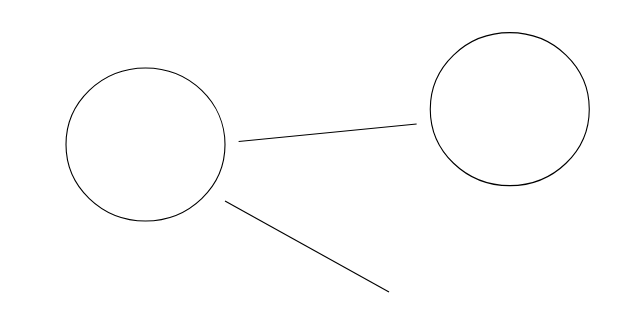
#> input picture images/computer_drawn_simple.png, 635 x 315 px
$ jupyter execute processing.ipynb
#> lines starting #> are read from the running program, lines starting #| are printed output that depends on the picture; after the words box and inside, x2 and y2 are one past the last pixel; in counts of white or black regions, pixels touching at a corner belong together
[cell 1]
import numpy as np
import cv2 as cv
import matplotlib.pyplot as plt
import random
import math

[cell 2]
def show_img(img):
    plt.imshow(img, cmap='gray')
    plt.axis('off')
    plt.show()

[cell 3]
def circle_elem(radius):
    return cv.getStructuringElement(cv.MORPH_ELLIPSE, (2 * radius + 1, 2 * radius + 1), (radius, radius))

[cell 4]
class Line:
    def __init__(self, contour):
        (cx, cy), (w, h), ang = cv.minAreaRect(contour)
        if w >= h:
            dx = (w / 2) * math.cos(ang * math.pi / 180)
            dy = (w / 2) * math.sin(ang * math.pi / 180)
        else:
            dx = (h / 2) * math.cos((ang - 90) * math.pi / 180)
            dy = (h / 2) * math.sin((ang - 90) * math.pi / 180)

        self.p1 = (int(cx + dx), int(cy + dy))
        self.p2 = (int(cx - dx), int(cy - dy))

    def cv_draw(self, target, color, thickness):
        cv.line(target, self.p1, self.p2, color, max(thickness, 1))

[cell 5]
class Ellipse:
    def __init__(self, contour):
        self.ellipse = cv.fitEllipse(contour)

    def cv_draw(self, target, color, thickness):
        cv.ellipse(target, self.ellipse, color, thickness)

[cell 6]
class ContourTree:
    def __init__(self, contour, children=None):
        self.contour = contour
        if children is not None and len(children) > 0:
            self.children = children
        else:
            self.children = None

    def __len__(self):
        return len(self.children) if self.children is not None else 0

    def __repr__(self):
        return f'<ContourTree children={self.children}>'

[cell 7]
def extract_subtree(contours, hier, idx):
    children = []
    child = hier[idx][2] # First child
    while child >= 0:
        children.append(child)
        child = hier[child][0]

    child_trees = list(map(
        lambda c: extract_subtree(contours, hier, c), children))
    return ContourTree(contours[idx], child_trees)

[cell 8]
def make_contour_tree(contours, hier):
    roots = []
    for i in range(len(hier)):
        if hier[i][3] < 0:
            # Top-level contour
            roots.append(extract_subtree(contours, hier, i))

    return roots

[cell 9]
def is_line(contour, cutoff=0.6):
    a, b = cv.minAreaRect(contour)[1]
    try:
        ecc_mean = 2*a*b / (a*a + b*b)
        return ecc_mean < cutoff
    except:
        return False

[cell 10]
def is_ellipse(contour, cutoff=0.5):
    try:
        (cx, cy), size, angle = cv.fitEllipse(contour)
    except:
        return False

    x_bb, y_bb, w_bb, h_bb = cv.boundingRect(contour)
    mask = np.zeros((h_bb, w_bb))
    thickness = int(max(w_bb / 60, 1))

    cv.drawContours(mask, [contour], 0, 255, thickness, offset=(-x_bb, -y_bb))
    orig_weight = np.sum(mask)

    cv.ellipse(mask, ((cx - x_bb, cy - y_bb), size, angle), 0, thickness * 4)
    masked_weight = np.sum(mask)

    return masked_weight / orig_weight < cutoff if orig_weight > 0 else False

[cell 11]
def collect_lowest_shapes(shapes_depths):
    depth = 0
    all_shapes = []
    for shapes, d in shapes_depths:
        if d > depth:
            all_shapes = shapes.copy()
            depth = d
        elif d == depth:
            all_shapes.extend(shapes)
    return all_shapes, depth

[cell 12]
def subtree_lowest_shapes(tree):
    """Finds the lowest-depth shapes in a contour tree.
    Return:
        Tuple of a list of shapes and the depth of the shapes.
        Note that the shapes may not come from the exact same subtree, but will
        all be at the same depth.
    """
    if len(tree) == 0:
        # Bottom-level tree
        if is_line(tree.contour):
            return [Line(tree.contour)], 0
        elif is_ellipse(tree.contour):
            try:
                return [Ellipse(tree.contour)], 0
            except:
                return [], -1
        else:
            print('Unknown shape')
            return [], -1
    else:
        def lowest_inc_depth(tree):
            s, d = subtree_lowest_shapes(tree)
            return s, d+1
        return collect_lowest_shapes(map(lowest_inc_depth, tree.children))

[cell 13]
def all_lowest_shapes(roots):
    return collect_lowest_shapes(map(subtree_lowest_shapes, roots))[0]

[cell 14]
def mask_out_shape(image, shape, thickness):
    mask = np.ones_like(image)
    shape.cv_draw(mask, 0, thickness)
    shape.cv_draw(mask, 0, -1) # TODO Does -thickness draw inside and outside?

    return image & mask

[cell 15]
def extract_and_mask_lowest(image, mask_thick=None):
    if mask_thick is None:
        mask_thick = image.shape[0] // 15

    contours, hier = cv.findContours(image, cv.RETR_TREE, cv.CHAIN_APPROX_NONE)
    if contours is None or hier is None:
        return [], image

    contour_roots = make_contour_tree(contours, hier[0])
    shapes = all_lowest_shapes(contour_roots)

    mask = np.ones_like(image)
    for s in shapes:
        s.cv_draw(mask, 0, mask_thick)
        s.cv_draw(mask, 0, -1)

    masked = image & mask

    return shapes, masked

[cell 16]
def draw_shapes(img_shape, shapes):
    thickness = img_shape[0] // 60
    target = np.zeros(img_shape)
    for s in shapes:
        s.cv_draw(target, 255, thickness)

    show_img(target)

[cell 17]
def extract_recursive(image, mask_thick=None):
    all_shapes = []
    while True:
        shapes, new_image = extract_and_mask_lowest(image, mask_thick)
        image = new_image
        if len(shapes) > 0:
            all_shapes.extend(shapes)
        else:
            break

    return all_shapes

## Actually do stuff

[cell 18]
FILE_NAME = 'images/computer_drawn_simple.png'

[cell 19]
orig_image = cv.imread(FILE_NAME, cv.IMREAD_GRAYSCALE)
#> orig_image is the input picture: shape (315, 635); min 0, max 255, mean 253.1

[cell 20]
processed = np.copy(orig_image)
cv.threshold(processed, 127, 255, cv.THRESH_BINARY_INV, processed)
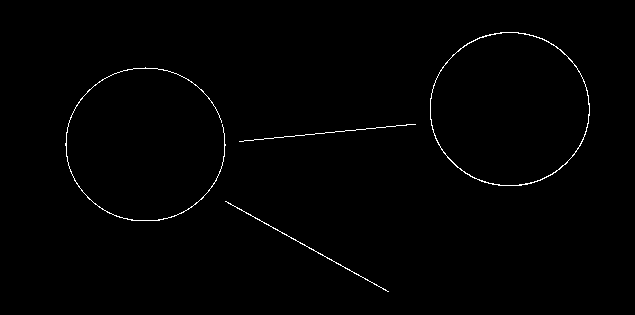
#> processed: shape (315, 635); 0.74% white in thin lines or dots, all inside (x1, y1, x2, y2) = (65, 32, 590, 292)
dial_size = processed.shape[0] // 120
#> dial_size = 2
cv.dilate(processed, circle_elem(dial_size), processed)
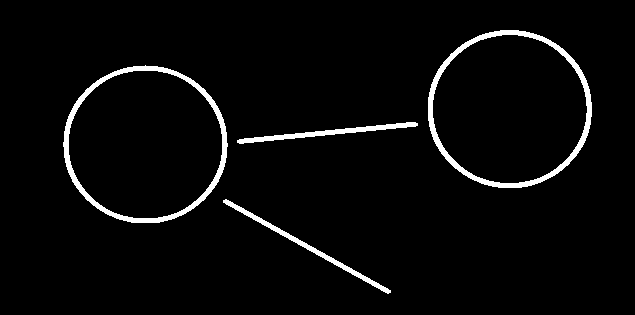
#> processed: shape (315, 635); 3.5% white; 4 white regions, box (x1, y1, x2, y2) and area: (428, 30, 592, 188) 2603, (63, 65, 228, 223) 2524, (223, 199, 391, 294) 918, (237, 122, 418, 144) 898
#processed = cv.Canny(processed, 50, 150)
#cv.erode(processed, circle_elem(8), processed)

[cell 21]
show_img(orig_image)
show_img(processed)

[cell 22]
shapes = extract_recursive(processed)
#> the loop in extract_recursive, `while True:` made 3 passes
#> pass 1, in extract_and_mask_lowest, `masked = image & mask`:
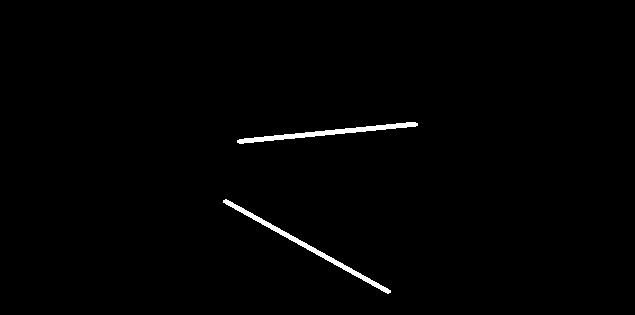
#> masked: shape (315, 635); values 0 (black) and 1 (white), 0.91% white; 2 white regions, box (x1, y1, x2, y2) and area: (223, 199, 391, 294) 918, (237, 122, 418, 144) 898
#> after the loop in extract_recursive, `while True:`: all_shapes = 4 items
#> shapes = 4 items

[cell 23]
draw_shapes(processed.shape, shapes)
#> the loop in draw_shapes, `for s in shapes:` made 4 passes
#> after the loop in draw_shapes, `for s in shapes:`:
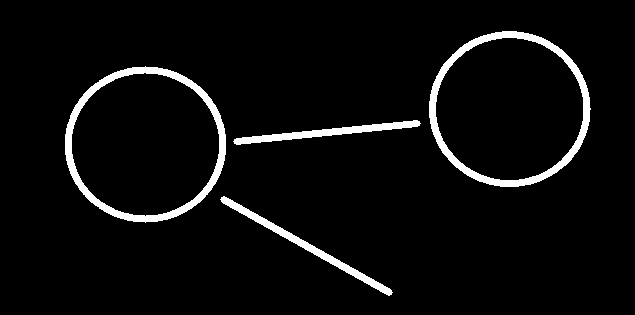
#> target: shape (315, 635) float64; 4.7% white; 4 white regions, box (x1, y1, x2, y2) and area: (65, 66, 226, 223) 3344, (429, 31, 591, 187) 3333, (220, 196, 393, 296) 1392, (233, 120, 421, 145) 1290

$ run again, with images/computer_drawn_inter.png copied over images/computer_drawn_simple.png
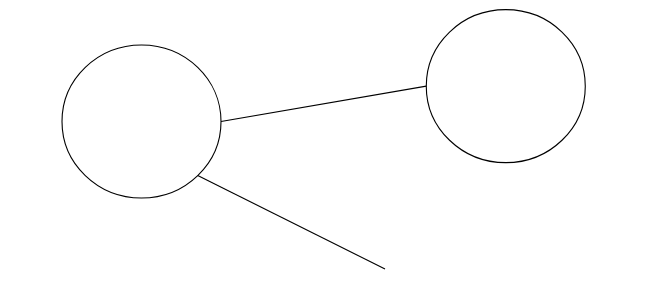
#> input picture images/computer_drawn_inter.png, 657 x 292 px
#> orig_image is the input picture: shape (292, 657); min 0, max 255, mean 252.9
#> `cv.dilate(processed, circle_elem(dial_size), processed)`:
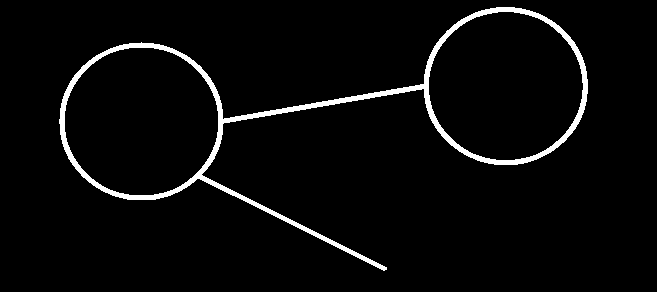
#> processed: shape (292, 657); 3.7% white; 1 white region, box (x1, y1, x2, y2) and area: (59, 7, 588, 271) 7108
#> the loop in extract_recursive, `while True:` made 3 passes
#> after the loop in extract_recursive, `while True:`: all_shapes = 4 items
#> the loop in draw_shapes, `for s in shapes:` made 4 passes
#> after the loop in draw_shapes, `for s in shapes:`:
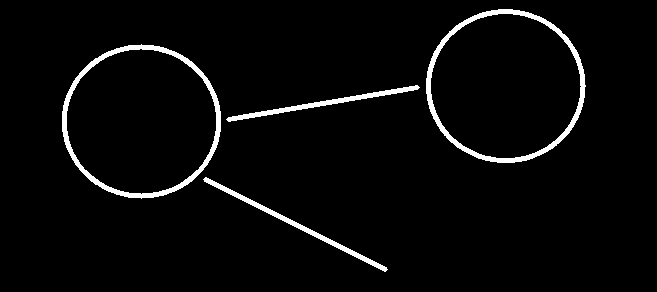
#> target: shape (292, 657) float64; 3.5% white; 4 white regions, box (x1, y1, x2, y2) and area: (426, 9, 586, 163) 2374, (62, 44, 221, 199) 2366, (203, 177, 388, 272) 1005, (226, 85, 420, 122) 948
